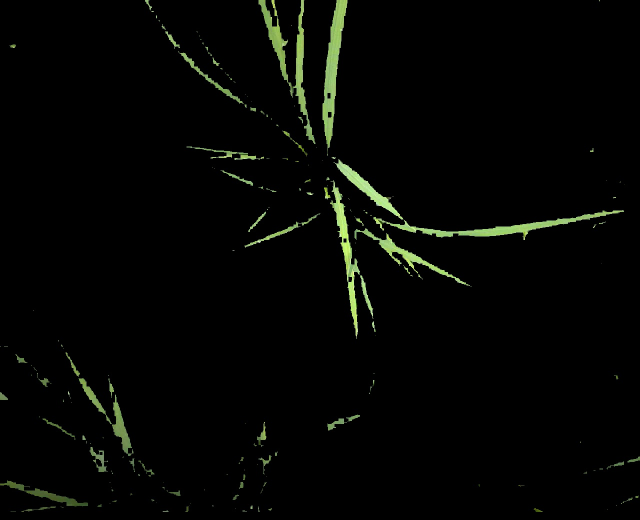
#> input picture first_image.jpg, 1280 x 1040 px (shown at 1/2 size)
$ python -i image_select.py   (imports and definitions only)
#> lines starting #> are read from the running program, lines starting #| are printed output that depends on the picture
# -*- coding: utf-8 -*-
"""
Created on Mon Oct  1 13:26:36 2018

@author: Stuart Watt
"""
import numpy as np
import cv2
from sklearn.ensemble import RandomForestClassifier
import time

def select_train_images(image):
    '''
    User interface for selecting training data from image.

    Click, drag and release to draw a rectangle over desired training area.
    Select as many samples as you want.
    Press 'c' to finish selection.
    Press 'r' to refresh image and select again.

    Returns a list of selected samples from the image
    '''
#> called with image = 'first_image.jpg'

    starts, ends, ii = [], [], 0
    img_BGR = cv2.imread(image)
#> img_BGR is the input picture: shape (1040, 1280, 3); mean B, G, R 3.5, 6, 4.8
    clone = img_BGR.copy()

    # Resize the image to fit the screen before training segment selection.
    # Resize so height is 1000 pixels.
    # Save the original dimensions for conversion back to original resolution.
    scale_factor = img_BGR.shape[0]/700
#> scale_factor = 1.49
    img_BGR = cv2.resize(img_BGR, (0,0), fx=1/scale_factor, fy=1/scale_factor)
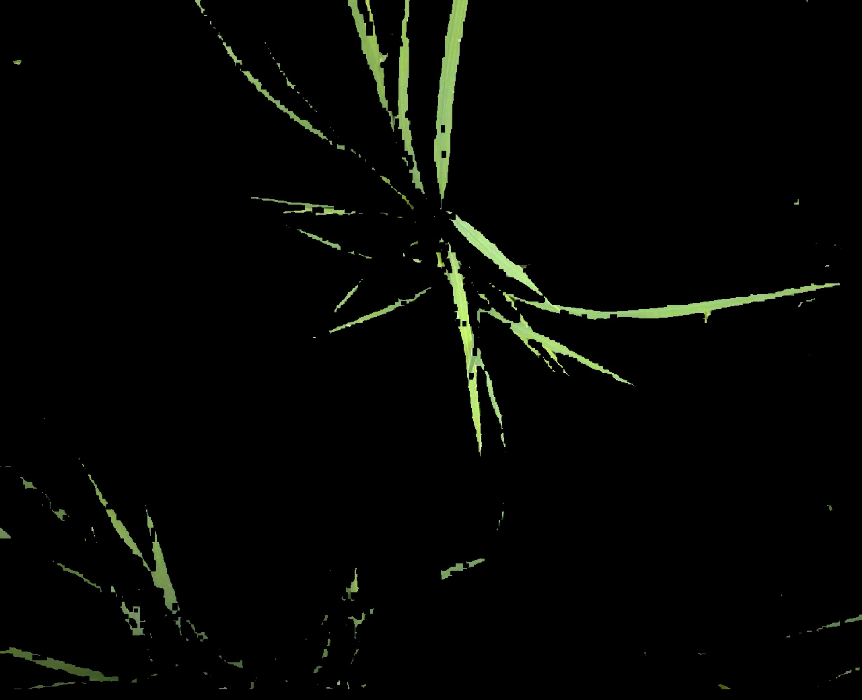
#> img_BGR: shape (700, 862, 3); mean B, G, R 3.5, 5.9, 4.7
    cv2.namedWindow("image")

    # [12 lines left out: function select_region, not called in this run]

    cv2.setMouseCallback("image", select_region)


    # keep looping until the 'q' key is pressed
    while True:

        # display the image and wait for a keypress
        cv2.imshow("image", img_BGR)
        key = cv2.waitKey(1) & 0xFF
#> (key Esc is pressed here)

        # if the 'r' key is pressed, reset the training regions
        if key == ord("r"):
            img_BGR = clone.copy()
            starts, ends, ii = [], [], 0

        # if the 'c' key is pressed, break from the loop
        elif key == ord("c"):
            break

    cv2.destroyAllWindows()

    plants = []

    # Scale back the rectangles to match the original image.
    starts = [(int(scale_factor*x), int(scale_factor*y)) for x, y in starts]
    ends = [(int(scale_factor*x), int(scale_factor*y)) for x, y in ends]

    # create BGR, HSV and LAB copies of the image. each pixel has 9 features
    img_BGR = clone
    img_HSV = cv2.cvtColor(clone, cv2.COLOR_BGR2HSV)
    img_LAB = cv2.cvtColor(clone, cv2.COLOR_BGR2LAB)

    # concatenate the 3 images to create the input data for the model.
    img_final = np.concatenate((img_BGR, img_HSV, img_LAB), axis=2)

    for start, end in zip(starts, ends):
        plants.append(img_final[start[1]:end[1], start[0]:end[0]])

    return(plants)


# [90 lines left out: functions get_training, prepare_training, train_plants, remove_back, not called in this run]

>>> result = select_train_images('first_image.jpg')
